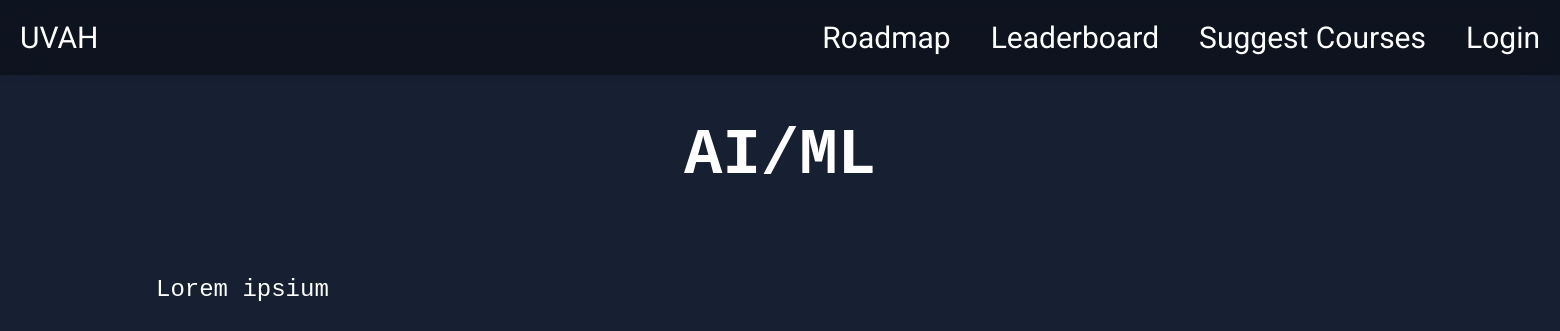
The page /roadmap/ai-ml/ on the database as committed earlier.
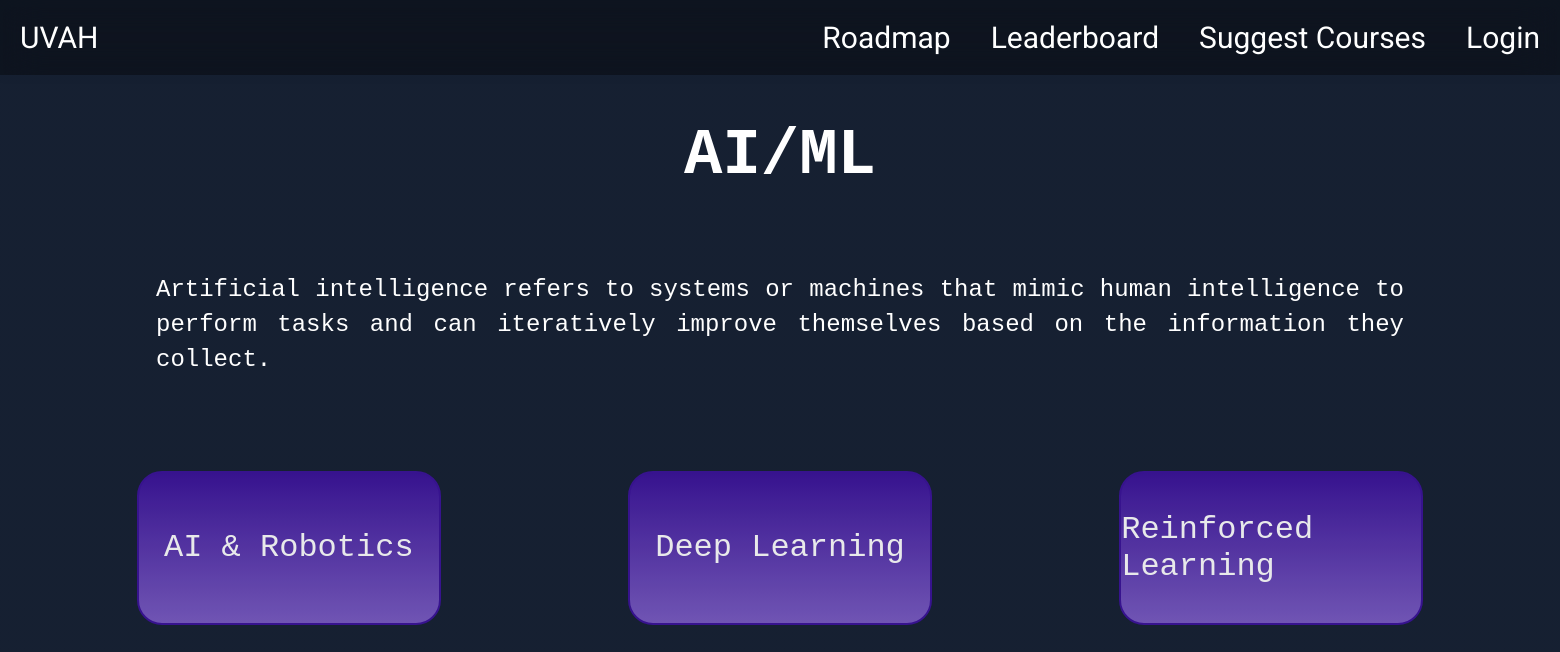
The same page on the database as committed later.
### base/models.py (models this page shows)
class Domain(models.Model):
    domain_name = models.CharField(max_length=200)
    domain_description = models.TextField(null=True)
    domain_link = models.CharField(max_length=200)

class Topic(models.Model):
    domain = models.ForeignKey(Domain, on_delete=models.SET_NULL, null=True)
    topic_name = models.CharField(max_length=200)
    topic_description = models.TextField(null=True)
    topic_link = models.CharField(max_length=200)

### base/views.py (the view)
# urls.py: path('roadmap/<str:domain_link>/', views.domain, name="domain"),
def domain(request, domain_link):
    domain = Domain.objects.filter(domain_link=domain_link).first()
    topics = Topic.objects.filter(domain=domain)
    context = {"topics": topics, "domain": domain}
    return render(request, 'base/domain.html', context)

### base/templates/base/domain.html (shortened to what this page needs)
<!DOCTYPE html>
{% load static %}
<html lang="en">
<head>
    <link rel="stylesheet" href="{% static 'styles/navbar.css' %}">
    <link rel="stylesheet" href="{% static 'styles/webdev.css' %}" />
</head>
<body>
    {% include 'base/navbar.html' %}
    <div class="Pagecontent">
    <h1>{{domain.domain_name}}</h1>
        <p class="content">{{domain.domain_description}}</p>
        <div class="website-container">
            <div class="buttons-webd">
                {% for topic in topics %}
                    <a href="/roadmap/{{domain.domain_link}}/{{topic.topic_link}}" class="btn-webd">{{topic.topic_name}}</a>
                {% endfor %}
            </div>
</body>
</html>

Rows that differ between the two databases and show on the page:
changed Domain "AI/ML": domain_description "Lorem ipsium" → "Artificial intelligence refers to systems or machines that mimic human intelligence to perform tasks and can iteratively improve themselves based on the information they collect."
added Topic: topic_name "AI & Robotics"
added Topic: topic_name "Deep Learning"
added Topic: topic_name "Reinforced Learning"
